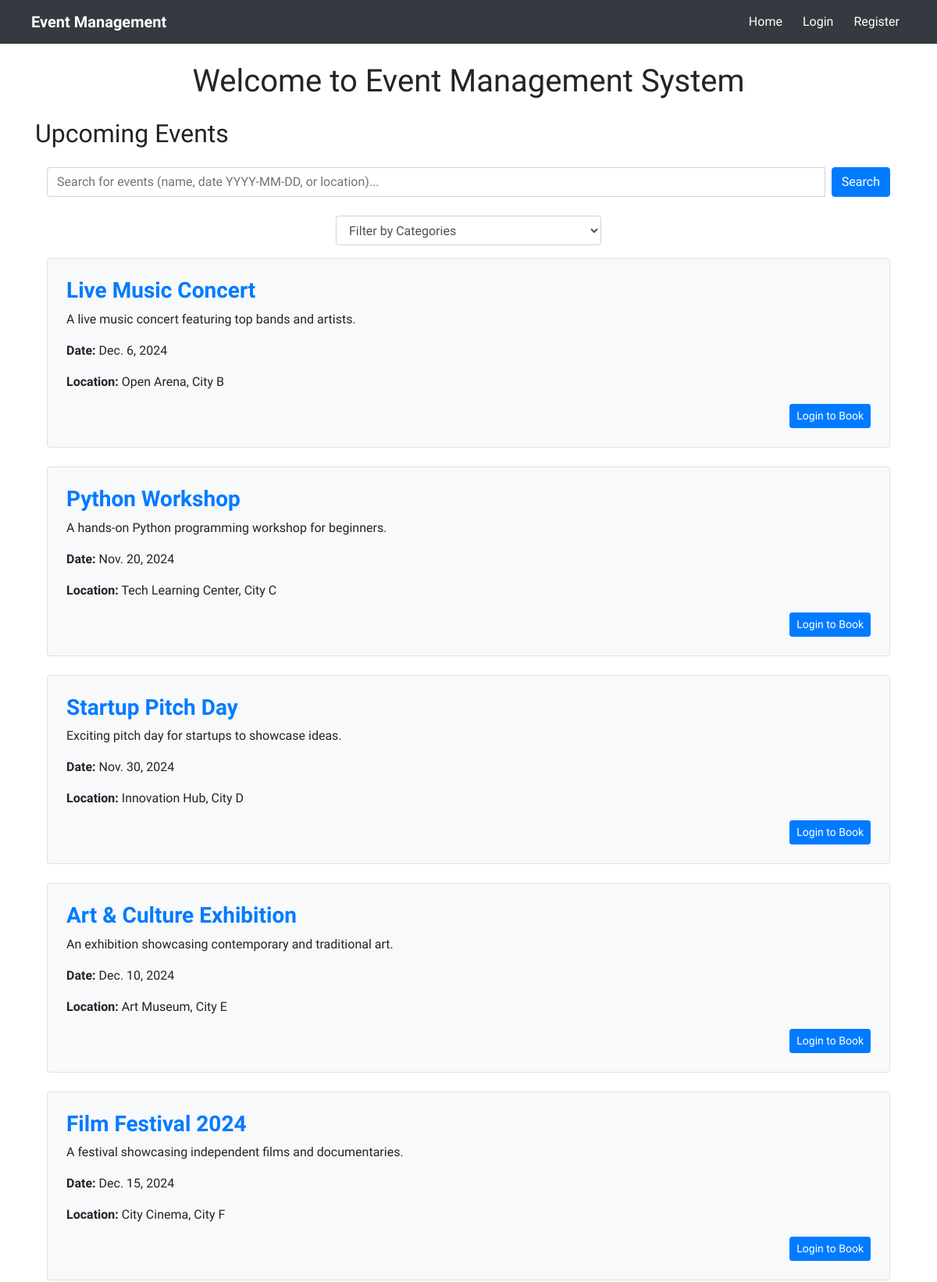
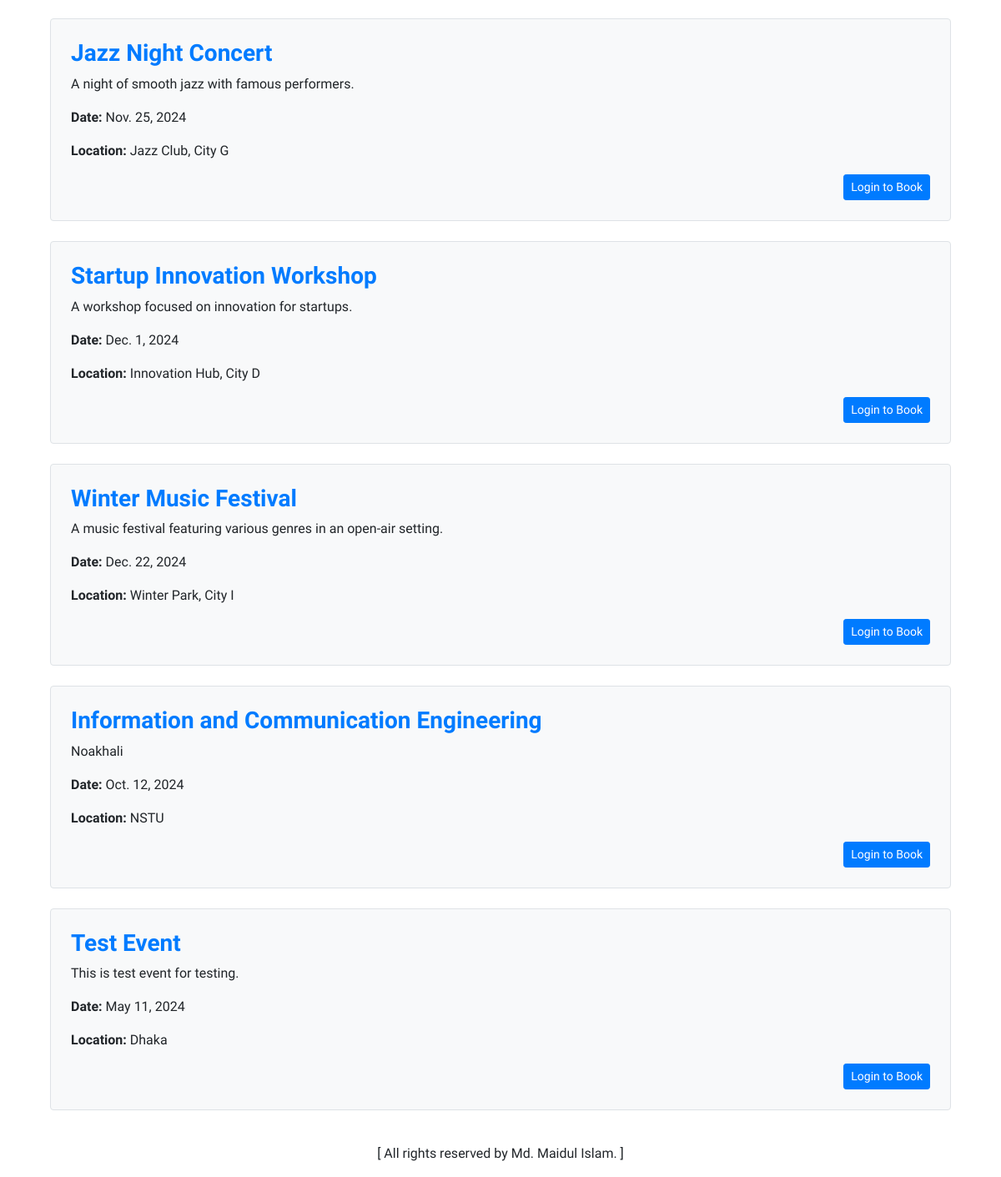
The page / on the database its author committed (2 pictures, top to bottom).
### event_app/models.py (models this page shows, shortened)
class Event(models.Model):
    name = models.CharField(max_length=200)
    description = models.TextField()
    date = models.DateField()
    location = models.CharField(max_length=200)
    category = models.ForeignKey(Category, on_delete=models.CASCADE)
    created_by = models.ForeignKey(User, on_delete=models.CASCADE)
    is_booked = models.BooleanField(default=False)  # New boolean field

### homepage_app/views.py (the view, shortened to what this page needs)
# urls.py: path('', views.homepage, name='homepage'),
def homepage(request):
    search_query = request.GET.get('query', '')
    selected_category_id = request.GET.get('category')
    categories = Category.objects.all()
    events = Event.objects.all()
    if selected_category_id:
        events = events.filter(category_id=selected_category_id)
    user_bookings = []
    if request.user.is_authenticated:
        user_bookings = Booking.objects.filter(user=request.user).values_list('event_id', flat=True)
    return render(request, 'homepage_app/homepage.html', {
        'events': events,
        'categories': categories,
        'selected_category_id': selected_category_id,
        'search_query': search_query,
        'user_bookings': user_bookings,
    })

### homepage_app/templates/homepage_app/homepage.html (shortened to what this page needs)
{% extends 'base.html' %}
{% block content %}
    <h1 class="text-center">Welcome to Event Management System</h1>
    <h2 class="my-4">Upcoming Events</h2>
    {% if events %}
        <div class="container">
            <form method="GET" class="mb-4">
                <div class="input-group">
                    <input type="text" name="query" value="{{ search_query }}" class="form-control" placeholder="Search for events (name, date YYYY-MM-DD, or location)...">
                    <button class="btn btn-primary ml-2" type="submit">Search</button>
                </div>
            </form>
            <div class="row justify-content-center mb-3">
                <div class="col-md-4">
                    <form method="get" action="{% url 'homepage' %}">
                        <select name="category" onchange="this.form.submit()" class="form-control">
                            <option value="">Filter by Categories</option>
                        </select>
                    </form>
                </div>
            </div>
            <div class="row">
                {% for event in events %}
                    <div class="col-12 mb-4">
                        <div class="p-4 border rounded bg-light">
                            <h3 class="text-primary"><b>{{ event.name }}</b></h3>
                            <p>{{ event.description|truncatewords:30 }}</p>
                            <p><strong>Date:</strong> {{ event.date }}</p>
                            <p><strong>Location:</strong> {{ event.location }}</p>
                            <div class="d-flex justify-content-end">
                                {% if user.is_authenticated %}
                                    {% if event.id in user_bookings %}
                                        <a href="{% url 'booked_events' %}" class="btn btn-secondary btn-sm mr-2">Booked</a>
                                    {% else %}
                                        <a href="{% url 'book_event' event.id %}" class="btn btn-primary btn-sm mr-2">Book Now</a>
                                    {% endif %}
                                    {% if event.created_by == user or user.is_staff %}
                                        <a href="{% url 'update_event' event.id %}" class="btn btn-warning btn-sm mr-2">Update</a>
                                        <a href="{% url 'delete_event' event.id %}" class="btn btn-danger btn-sm">Delete</a>
                                    {% endif %}
                                {% else %}
                                    <a href="{% url 'login' %}?next={% url 'homepage' %}" class="btn btn-primary btn-sm">Login to Book</a>
                                {% endif %}
                            </div>
                        </div>
                    </div>
                {% endfor %}
            </div>
        </div>
    {% else %}
        <p class="text-muted">No upcoming events available.</p>
    {% endif %}
{% endblock %}

### templates/base.html (shortened to what this page needs)
<!DOCTYPE html>
<html lang="en">
<head>
    {% load static %}
    <link rel="stylesheet" href="{% static 'css/style.css' %}">
    <link rel="stylesheet" href="https://maxcdn.bootstrapcdn.com/bootstrap/4.0.0/css/bootstrap.min.css">
</head>
<body>
    <nav class="navbar navbar-expand-lg navbar-custom sticky-top">
        <a class="navbar-brand ml-4" href="{% url 'homepage' %}">Event Management</a>
        <div class="collapse navbar-collapse justify-content-end" id="navbarNav">
            <ul class="navbar-nav">
                <li class="nav-item">
                    <a class="nav-link" href="{% url 'homepage' %}">Home</a>
                </li>
                {% if user.is_authenticated %}
                    <li class="nav-item">
                        <a class="nav-link" href="{% url 'profile' %}">Profile</a>
                    </li>
                    <li class="nav-item">
                        <a class="nav-link" href="{% url 'create_event' %}">Create Event</a>
                    </li>
                    <li class="nav-item">
                        <a class="nav-link" href="{% url 'booked_events' %}">Booked Events</a>
                    </li>
                    <li class="nav-item">
                        <a class="nav-link mr-4" href="{% url 'logout' %}">Logout</a>
                    </li>
                {% else %}
                    <li class="nav-item">
                        <a class="nav-link" href="{% url 'login' %}">Login</a>
                    </li>
                    <li class="nav-item">
                        <a class="nav-link mr-4" href="{% url 'register' %}">Register</a>
                    </li>
                {% endif %}
            </ul>
        </div>
    </nav>
    <div class="container mt-4">
        {% block content %}
        {% endblock %}
    </div>
    <footer class="text-black text-center py-3">
        <p class="mb-0">[ All rights reserved by Md. Maidul Islam. ]</p>
    </footer>
</body>
</html>

### static/css/style.css (style rules this page uses)
.navbar-custom { background-color: #343a40 ; }
.navbar-custom .navbar-brand { color: #ffffff; font-weight: bold; }
.navbar-custom .nav-link { color: #ffffff; margin-left: 10px; }
@media (min-width: 992px) { .navbar .navbar-collapse { justify-content: flex-end; } }

### templates/base.html (style rules this page uses)
body, h1, h2, h3, p, a, .navbar-brand, .nav-link { font-family: "Oxanium", sans-serif; }

### rows shown on the page
Event: name "Live Music Concert", description "A live music concert featuring top bands and artists.", date "Dec. 6, 2024", location "Open Arena, City B"
Event: name "Python Workshop", description "A hands-on Python programming workshop for beginners.", date "Nov. 20, 2024", location "Tech Learning Center, City C"
Event: name "Startup Pitch Day", description "Exciting pitch day for startups to showcase ideas.", date "Nov. 30, 2024", location "Innovation Hub, City D"
Event: name "Art & Culture Exhibition", description "An exhibition showcasing contemporary and traditional art.", date "Dec. 10, 2024", location "Art Museum, City E"
Event: name "Film Festival 2024", description "A festival showcasing independent films and documentaries.", date "Dec. 15, 2024", location "City Cinema, City F"
Event: name "Jazz Night Concert", description "A night of smooth jazz with famous performers.", date "Nov. 25, 2024", location "Jazz Club, City G"
Event: name "Startup Innovation Workshop", description "A workshop focused on innovation for startups.", date "Dec. 1, 2024", location "Innovation Hub, City D"
Event: name "Winter Music Festival", description "A music festival featuring various genres in an open-air setting.", date "Dec. 22, 2024", location "Winter Park, City I"
Event: name "Information and Communication Engineering", description "Noakhali", date "Oct. 12, 2024", location "NSTU"
Event: name "Test Event", description "This is test event for testing.", date "May 11, 2024", location "Dhaka"
